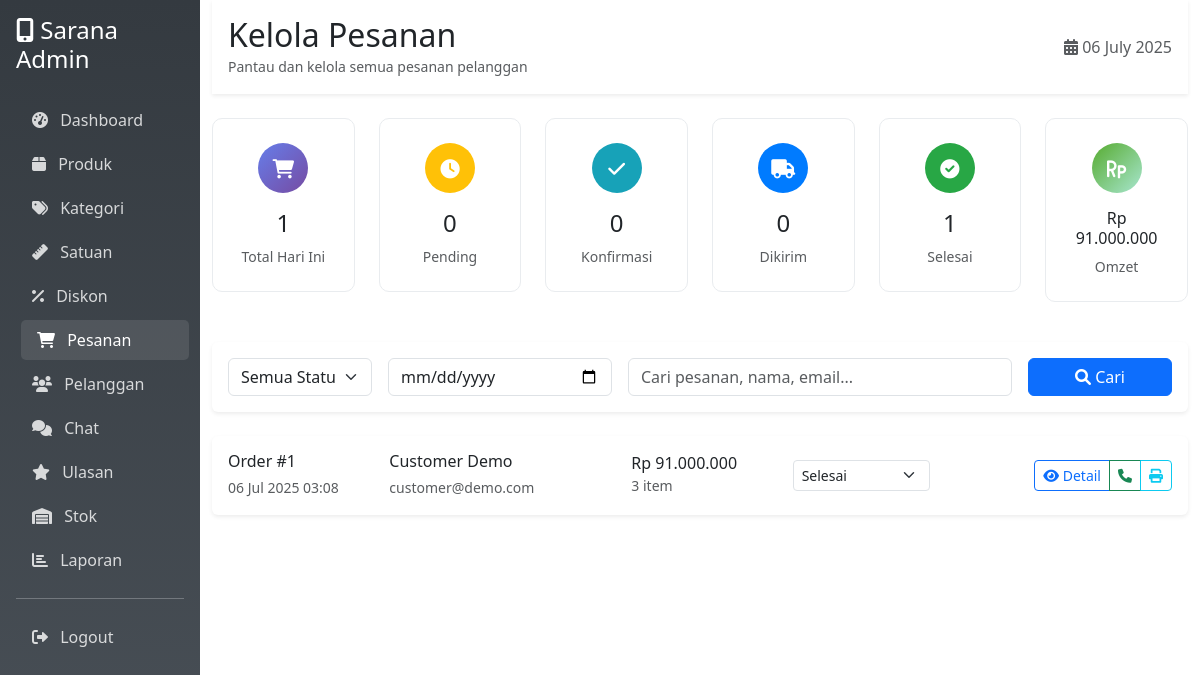
The app's page /admin/orders.php (signed in), older data.
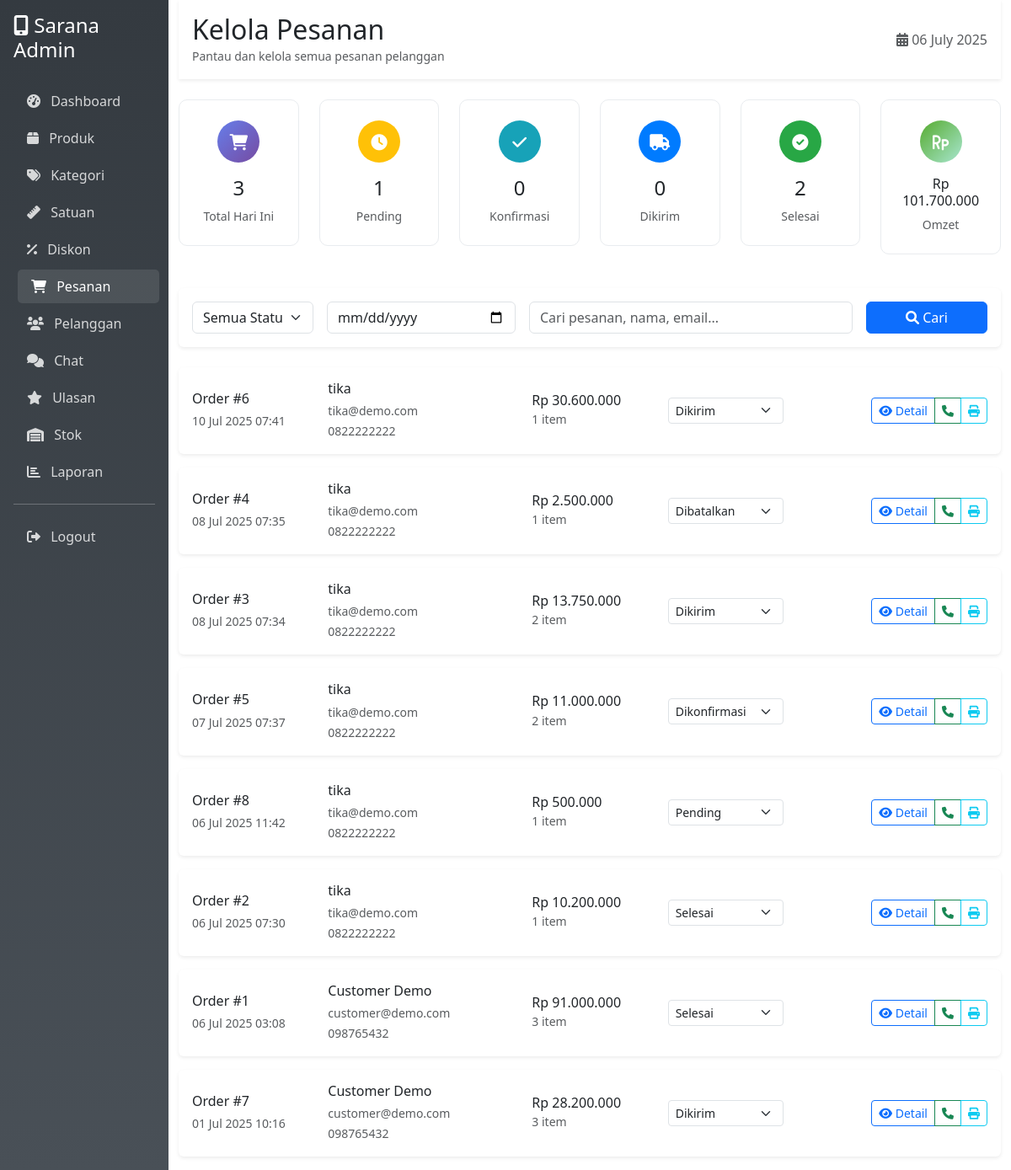
The same page, newer data.
### tables this page shows
CREATE TABLE `orders` (
  `id` int NOT NULL,
  `user_id` int DEFAULT NULL,
  `total_amount` decimal(12,2) NOT NULL,
  `status` enum('pending','confirmed','shipped','delivered','cancelled') DEFAULT 'pending',
  `payment_status` enum('pending','paid','failed') DEFAULT 'pending',
  `tracking_number` varchar(50) DEFAULT NULL,
  `order_date` timestamp NULL DEFAULT CURRENT_TIMESTAMP
);

CREATE TABLE `users` (
  `id` int NOT NULL,
  `name` varchar(100) NOT NULL,
  `email` varchar(100) NOT NULL,
  `password` varchar(255) NOT NULL,
  `phone` varchar(20) DEFAULT NULL,
  `address` text,
  `birth_date` date DEFAULT NULL,
  `gender` enum('male','female') DEFAULT NULL,
  `last_login` timestamp NULL DEFAULT NULL,
  `role` enum('admin','customer') DEFAULT 'customer',
  `created_at` timestamp NULL DEFAULT CURRENT_TIMESTAMP
);

### config.php (called while the page is built, shortened)
<?php
function formatRupiah($amount) {
    return 'Rp ' . number_format($amount, 0, ',', '.');
}
?>

### admin/orders.php (the view, shortened to what the changed rows need)
<?php
require_once '../config.php';
$conn = getConnection();
$orders_query = "
    SELECT o.*, u.name as customer_name, u.email as customer_email, u.phone as customer_phone,
           COUNT(oi.id) as total_items
    FROM orders o
    LEFT JOIN users u ON o.user_id = u.id
    LEFT JOIN order_items oi ON o.id = oi.order_id
    WHERE 1=1
";
$orders_query .= " GROUP BY o.id ORDER BY o.order_date DESC";
$orders_result = mysqli_query($conn, $orders_query);
$stats_query = "
    SELECT
        COUNT(*) as total_orders,
        COUNT(CASE WHEN status = 'pending' THEN 1 END) as pending_orders,
        COUNT(CASE WHEN status = 'confirmed' THEN 1 END) as confirmed_orders,
        COUNT(CASE WHEN status = 'shipped' THEN 1 END) as shipped_orders,
        COUNT(CASE WHEN status = 'delivered' THEN 1 END) as delivered_orders,
        COUNT(CASE WHEN status = 'cancelled' THEN 1 END) as cancelled_orders,
        COALESCE(SUM(CASE WHEN status != 'cancelled' THEN total_amount END), 0) as total_revenue
    FROM orders
    WHERE DATE(order_date) = CURDATE()
";
$stats_result = mysqli_query($conn, $stats_query);
$stats = mysqli_fetch_assoc($stats_result);
?>
<!DOCTYPE html>
<html lang="id">
<head>
    <link href="https://cdnjs.cloudflare.com/ajax/libs/bootstrap/5.3.0/css/bootstrap.min.css" rel="stylesheet">
    <link href="https://cdnjs.cloudflare.com/ajax/libs/font-awesome/6.0.0/css/all.min.css" rel="stylesheet">
</head>
<body>
    <div class="container-fluid">
        <div class="row">
            <div class="col-md-9 col-lg-10">
                <div class="bg-white shadow-sm p-3 mb-4">
                    <div class="d-flex justify-content-between align-items-center">
                        <div>
                            <h2 class="mb-0">Kelola Pesanan</h2>
                        </div>
                    </div>
                </div>
                <div class="row mb-4">
                    <div class="col-lg-2 col-md-4 col-sm-6 mb-3">
                        <div class="stat-card">
                            <div class="stat-icon"
                                style="background: linear-gradient(135deg, #667eea 0%, #764ba2 100%);">
                                <i class="fas fa-shopping-cart"></i>
                            </div>
                            <h4><?= $stats['total_orders'] ?></h4>
                            <p class="text-muted mb-0 small">Total Hari Ini</p>
                        </div>
                    </div>
                    <div class="col-lg-2 col-md-4 col-sm-6 mb-3">
                        <div class="stat-card">
                            <div class="stat-icon" style="background: #ffc107;">
                                <i class="fas fa-clock"></i>
                            </div>
                            <h4><?= $stats['pending_orders'] ?></h4>
                            <p class="text-muted mb-0 small">Pending</p>
                        </div>
                    </div>
                    <div class="col-lg-2 col-md-4 col-sm-6 mb-3">
                        <div class="stat-card">
                            <div class="stat-icon" style="background: #28a745;">
                                <i class="fas fa-check-circle"></i>
                            </div>
                            <h4><?= $stats['delivered_orders'] ?></h4>
                            <p class="text-muted mb-0 small">Selesai</p>
                        </div>
                    </div>
                    <div class="col-lg-2 col-md-4 col-sm-6 mb-3">
                        <div class="stat-card">
                            <div class="stat-icon"
                                style="background: linear-gradient(135deg, #56ab2f 0%, #a8e6cf 100%);">
                                <i class="fas fa-rupiah-sign"></i>
                            </div>
                            <h6><?= formatRupiah($stats['total_revenue']) ?></h6>
                            <p class="text-muted mb-0 small">Omzet</p>
                        </div>
                    </div>
                </div>
                <div class="row">
                    <?php if (mysqli_num_rows($orders_result) > 0): ?>
                    <?php while ($order = mysqli_fetch_assoc($orders_result)): ?>
                    <div class="col-12 mb-3">
                        <div class="card order-card <?= $order['status'] ?> border-0 shadow-sm">
                            <div class="card-body">
                                <div class="row align-items-center">
                                    <div class="col-lg-2 col-md-3">
                                        <h6 class="mb-1">Order #<?= $order['id'] ?></h6>
                                        <small class="text-muted">
                                            <?= date('d M Y H:i', strtotime($order['order_date'])) ?>
                                        </small>
                                    </div>
                                    <div class="col-lg-3 col-md-4">
                                        <h6 class="mb-1"><?= $order['customer_name'] ?></h6>
                                        <small class="text-muted">
                                            <?= $order['customer_email'] ?>
                                            <?php if ($order['customer_phone']): ?>
                                            <br><?= $order['customer_phone'] ?>
                                            <?php endif; ?>
                                        </small>
                                    </div>
                                    <div class="col-lg-2 col-md-2">
                                        <h6 class="mb-0"><?= formatRupiah($order['total_amount']) ?></h6>
                                        <small class="text-muted"><?= $order['total_items'] ?> item</small>
                                    </div>
                                    <div class="col-lg-2 col-md-3">
                                        <form method="POST" class="d-inline">
                                            <select name="status" class="form-select form-select-sm status-select"
                                                onchange="this.form.submit()">
                                                <option value="pending"
                                                    <?= $order['status'] == 'pending' ? 'selected' : '' ?>>Pending
                                                </option>
                                                <option value="confirmed"
                                                    <?= $order['status'] == 'confirmed' ? 'selected' : '' ?>>
                                                    Dikonfirmasi</option>
                                                <option value="shipped"
                                                    <?= $order['status'] == 'shipped' ? 'selected' : '' ?>>Dikirim
                                                </option>
                                                <option value="delivered"
                                                    <?= $order['status'] == 'delivered' ? 'selected' : '' ?>>Selesai
                                                </option>
                                                <option value="cancelled"
                                                    <?= $order['status'] == 'cancelled' ? 'selected' : '' ?>>Dibatalkan
                                                </option>
                                            </select>
                                        </form>
                                    </div>
                                    <div class="col-lg-3 col-md-12 text-end">
                                        <div class="btn-group" role="group">
                                            <button class="btn btn-outline-primary btn-sm"
                                                onclick="viewOrderDetail(<?= $order['id'] ?>)">
                                                <i class="fas fa-eye"></i> Detail
                                            </button>
                                            <a href="tel:<?= $order['customer_phone'] ?>"
                                                class="btn btn-outline-success btn-sm">
                                                <i class="fas fa-phone"></i>
                                            </a>
                                            <button class="btn btn-outline-info btn-sm"
                                                onclick="printOrder(<?= $order['id'] ?>)">
                                                <i class="fas fa-print"></i>
                                            </button>
                                        </div>
                                    </div>
                                </div>
                            </div>
                        </div>
                    </div>
                    <?php endwhile; ?>
                    <?php endif; ?>
                </div>
            </div>
        </div>
    </div>
</body>
</html>

Row changes from the older to the newer data that the page shows:
added orders: id "6", order_date "10 Jul 2025 07:41", user.name "tika", user.email "tika@demo.com", user.phone "0822222222", total_amount "Rp 30.600.000", total_items "1", status "Dikirim"
added orders: id "4", order_date "08 Jul 2025 07:35", user.name "tika", user.email "tika@demo.com", user.phone "0822222222", total_amount "Rp 2.500.000", total_items "1", status "Dibatalkan"
added orders: id "3", order_date "08 Jul 2025 07:34", user.name "tika", user.email "tika@demo.com", user.phone "0822222222", total_amount "Rp 13.750.000", total_items "2", status "Dikirim"
added orders: id "5", order_date "07 Jul 2025 07:37", user.name "tika", user.email "tika@demo.com", user.phone "0822222222", total_amount "Rp 11.000.000", total_items "2", status "Dikonfirmasi"
added orders: id "8", order_date "06 Jul 2025 11:42", user.name "tika", user.email "tika@demo.com", user.phone "0822222222", total_amount "Rp 500.000", total_items "1", status "Pending"
added orders: id "2", order_date "06 Jul 2025 07:30", user.name "tika", user.email "tika@demo.com", user.phone "0822222222", total_amount "Rp 10.200.000", total_items "1", status "Selesai"
changed through a linked row, orders "Rp 91.000.000": user.phone (not shown) → "098765432"
added orders: id "7", order_date "01 Jul 2025 10:16", user.name "Customer Demo", user.email "customer@demo.com", user.phone "098765432", total_amount "Rp 28.200.000", total_items "3", status "Dikirim"
Text that changed along with them:
$stats['total_orders']: "1" → "3"
$stats['pending_orders']: "0" → "1"
$stats['delivered_orders']: "1" → "2"
formatRupiah($stats['total_revenue']): "Rp 91.000.000" → "Rp 101.700.000"
